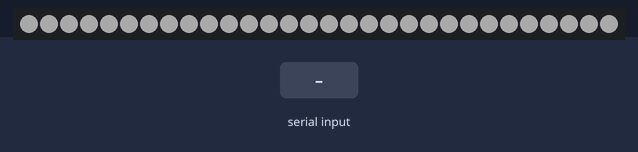
The sketch below on a simulated Arduino Uno, built with avr-gcc and run on an emulated ATmega328P. Parts: 30 RGB LEDs in strip order, left to right. Inputs (shaded band) come from the test bench. Dim RGB values are drawn brighter than linear.

Above: at 0.7 s.
2.1 s: "t\n" received over Serial
At 2.9 s:
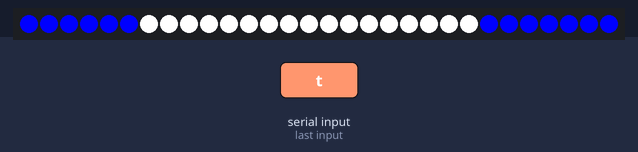
3.6 s: "c\n" received over Serial
At 3.71 s:
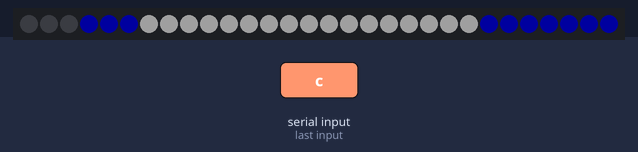
At 5.1 s:
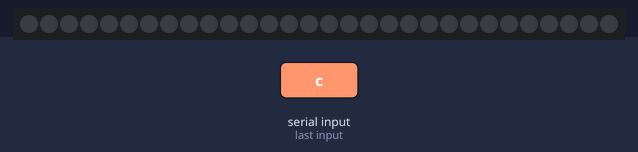
Timing chart, 0 to 6.6 s (numbered marks = the images above; inputs shaded):
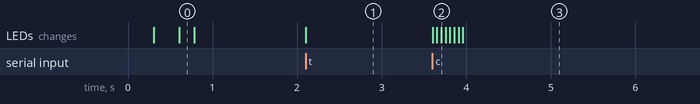

Measured:
- after the input at 2.1 s, the LEDs: change at once (image 1)
- after the input at 3.6 s, the LEDs: first change at once (image 2 shows a later state)

The sketch:

octoprint_arduinoledcontrol.ino
```cpp
#include "NeopixelPattern.h"

#define LED_STRIP_PIN 6
#define BUILTIN_LED_PIN 13
#define NUM_LEDS 30
#define BRIGHTNESS 255

#define BAUD_RATE 9600

void on_pattern_complete();

NeoPatterns strip(NUM_LEDS, LED_STRIP_PIN, NEO_GRBW + NEO_KHZ800, &on_pattern_complete);

uint32_t cool_color = strip.Color(0, 0, 255);
uint32_t hot_color = strip.Color(255, 0, 0);

void pulseWhite(uint8_t wait, unsigned int increment) {
    if (increment > 50) {
        increment = 50;
    }
    for(int j = 0; j < 256 ; j += increment){
        for(uint16_t i=0; i<strip.numPixels(); i++) {
            strip.setPixelColor(i, strip.Color(0,0,0, strip.WhiteGamma(j)));
        }
        if (wait > 0) {
            delay(wait);
        }
        strip.show();
    }
    for(int j = 255; j >= 0 ; j -= increment){
        for(uint16_t i=0; i<strip.numPixels(); i++) {
            strip.setPixelColor(i, strip.Color(0,0,0, strip.WhiteGamma(j)));
        }
        if (wait > 0) {
            delay(wait);
        }
        strip.show();
    }
}

void setup()
{
	Serial.begin(BAUD_RATE);
    strip.begin();
    strip.setBrightness(BRIGHTNESS);

    strip.show(); // Initialize all pixels to 'off'

    pulseWhite(1, 2);

    strip.show();
}

void on_pattern_complete()
{
    if (strip.ActivePattern == FADE) {
        if (strip.Color2 == strip.Color(0, 0, 0)) {
            strip.ActivePattern = NONE;  // stop the strip if fading to off
            strip.show();
        }
        else {
            strip.Reverse();
        }
    }
}

uint32_t char_to_color(char color_char) {
    switch (color_char) {
        case 'w': return strip.Color(0, 0, 0, 255);
        case 'b': return strip.Color(0, 0, 255);
        case 'r': return strip.Color(255, 0, 0);
        case 'g': return strip.Color(0, 255, 0);
        case 'y': return strip.Color(255, 255, 0);
        default: return strip.Color(0, 0, 0);
    }
}

void fade_to_off() {
    strip.Fade(strip.Color(0, 0, 0, 255), strip.Color(0, 0, 0, 0), 256, 5);
}

void set_to_white() {
    strip.ActivePattern = NONE;
    strip.ColorSet(strip.Color(0, 0, 0, 255));
}


void temperature_crossfade(uint16_t cross_fade_index) {
    if (strip.ActivePattern != FADE_EXTERNAL) {
        strip.FadeExternal(cool_color, hot_color, 256);
    }
    strip.FadeExternalUpdate(cross_fade_index);
}

void set_rainbow_type(char rainbow_type)
{
    if (rainbow_type == 's') {
        strip.RainbowCycle(50);
    }
    else if (rainbow_type == 'f') {
        strip.RainbowCycle(5);
    }
}

void loop()
{
    if (Serial.available()) {
        String command = Serial.readStringUntil('\n');
    	switch(command.charAt(0)) {
    		case 'o': fade_to_off(); break;
    		case 'w': set_to_white(); break;
    		case 't': temperature_crossfade(command.substring(1).toInt()); break;
    		case 'r': set_rainbow_type(command.charAt(1)); break;
    		case 'f': strip.Fade(char_to_color(command.charAt(1)), strip.Color(0, 0, 0, 1), 255, 5); break;
    		case 'c': strip.Scanner(char_to_color(command.charAt(1)), 50); break;
    	}
    }

    strip.Update();
}
```
